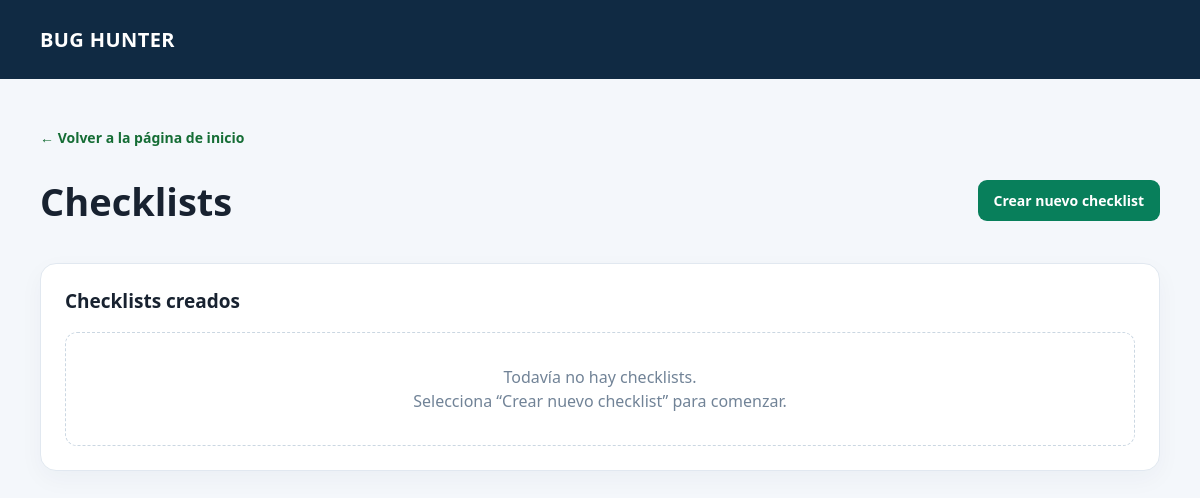
The page /checklist/ on the database as committed earlier.
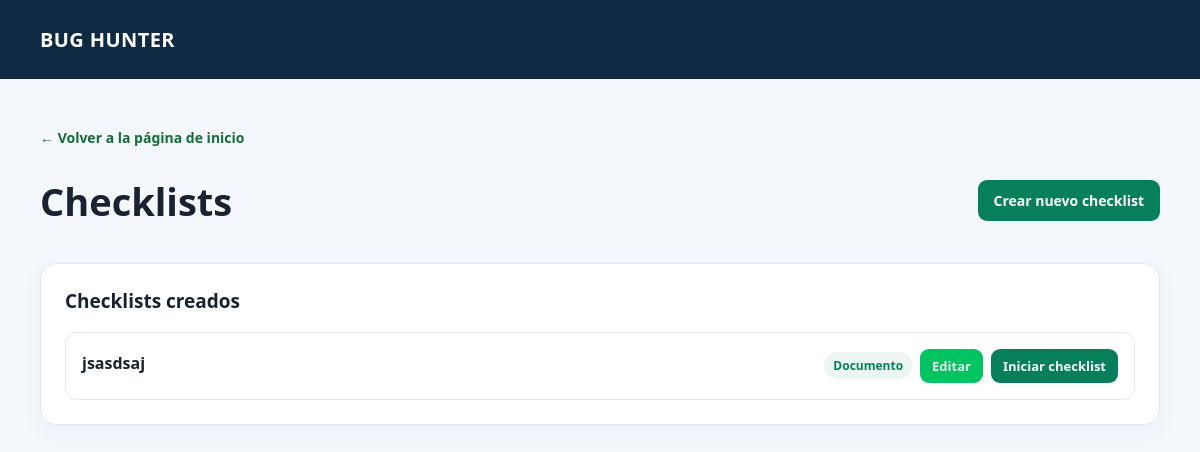
The same page on the database as committed later.
### checklist/models.py (models this page shows, shortened)
class Checklist(models.Model):
    CATEGORIAS = [
        ("documento", "Documento"),
        ("codigo", "Código"),
        ("otros", "Otros"),
    ]
    nombre = models.CharField("nombre", max_length=120)
    categoria = models.CharField("categoría", max_length=20, choices=CATEGORIAS)
    tipo_personalizado = models.CharField("tipo personalizado", max_length=60, blank=True)
    creado_en = models.DateTimeField(auto_now_add=True)
    class Meta:
        ordering = ["-creado_en", "-pk"]
    @property
    def tipo_display(self):
        if self.categoria == "otros" and self.tipo_personalizado:
            return self.tipo_personalizado
        return self.get_categoria_display()

### checklist/views.py (the view)
# urls.py: path("", views.lista_checklists, name="lista"),
def lista_checklists(request):
    return render(
        request,
        "checklist/lista_checklist.html",
        {
            "checklists": Checklist.objects.all(),
        },
    )

### checklist/templates/checklist/lista_checklist.html
{% extends "checklist/base.html" %}
{% block content %}
    <h3><a href="{% url 'home' %}" style="text-decoration: none; color: #156d35; font-size: 14px;">&larr; Volver a la página de inicio</a></h3>
    <div class="page-heading">
        <div>
            <h1>Checklists</h1>
        </div>
        <a class="button" href="{% url 'checklist:crear' %}">Crear nuevo checklist</a>
    </div>
    <section class="card list-card">
        <h2>Checklists creados</h2>
        {% if checklists %}
            <div class="list">
                {% for checklist in checklists %}
                    <div class="checklist-link">
                        <span><strong>{{ checklist.nombre }}</strong></span>
                        <div class="checklist-actions">
                            <span class="badge">{{ checklist.tipo_display }}</span>
                            <a class="button secondary" href="{% url 'checklist:editar' checklist.pk %}">Editar</a>
                            <a class="button" href="{% url 'checklist:evaluar' checklist.pk %}">Iniciar checklist</a>
                        </div>
                    </div>
                {% endfor %}
            </div>
        {% else %}
            <div class="empty">Todavía no hay checklists.<br>Selecciona “Crear nuevo checklist” para comenzar.</div>
        {% endif %}
    </section>
{% endblock %}

Rows that differ between the two databases and show on the page:
added Checklist: nombre "jsasdsaj", tipo_display "Documento"
Other text that changed with them:
text no longer shown: "Todavía no hay checklists. Selecciona “Crear nuevo checklist” para comenzar."
